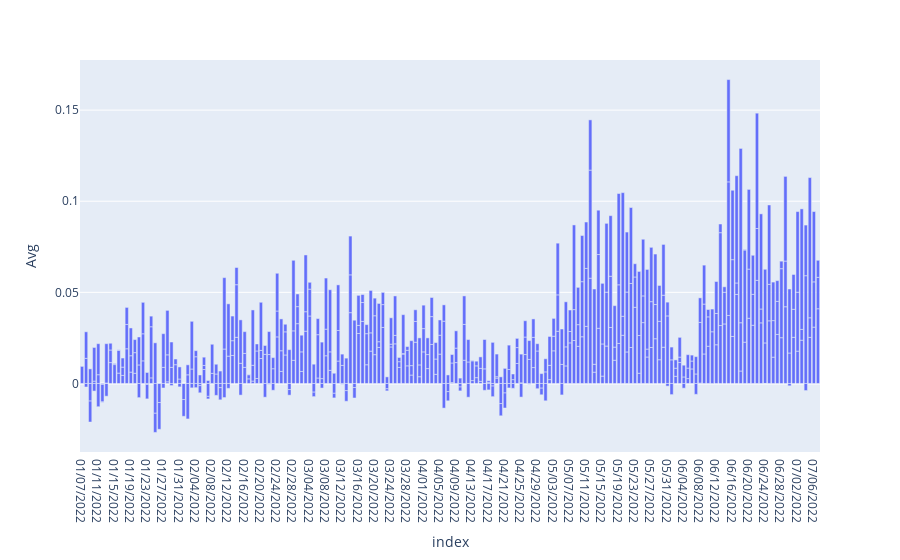

Notebook source saved alongside this figure:
### Code cell
fig2 = px.bar(df, x = df.index, y ="Avg")
fig2

### Figure 1 — Plotly figure (JSON) as saved in the notebook; plotly's stock layout.template omitted (floating-point values rounded to 4 significant figures; data arrays with more than 128 entries replaced by an {"elided": "..."} marker saying what was removed)
{"data": [{"alignmentgroup": "True", "hovertemplate": "index=%{x}<br>Avg=%{y}<extra></extra>", "legendgroup": "", "marker": {"color": "#636efa"}, "name": "", "offsetgroup": "", "orientation": "v", "showlegend": false, "textposition": "auto", "type": "bar", "x": {"elided": "543 str values"}, "xaxis": "x", "y": {"elided": "543 float values"}, "yaxis": "y"}], "layout": {"barmode": "relative", "legend": {"tracegroupgap": 0}, "margin": {"t": 60}, "xaxis": {"anchor": "y", "domain": [0, 1], "title": {"text": "index"}}, "yaxis": {"anchor": "x", "domain": [0, 1], "title": {"text": "Avg"}}}}
